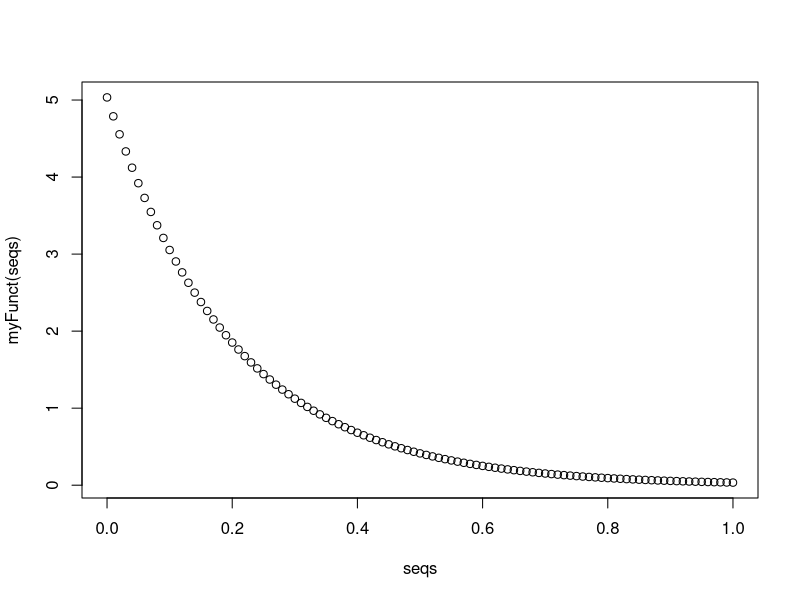
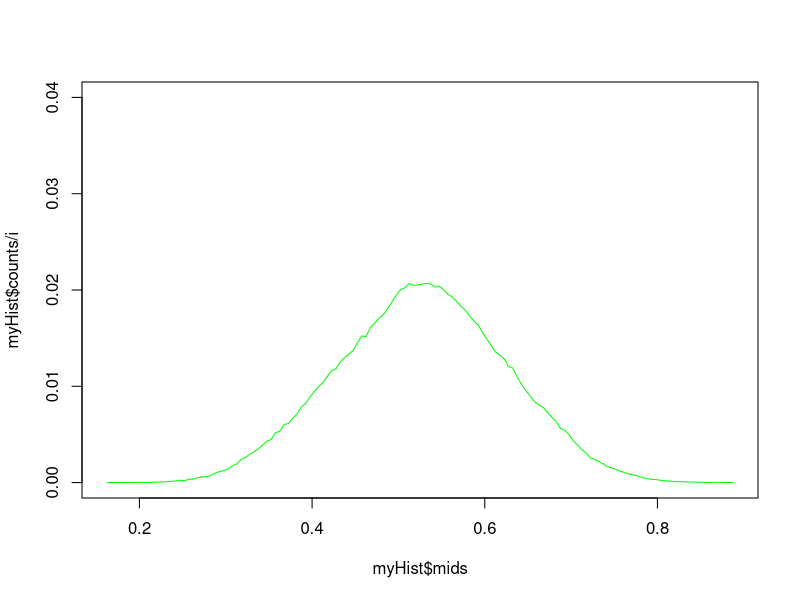
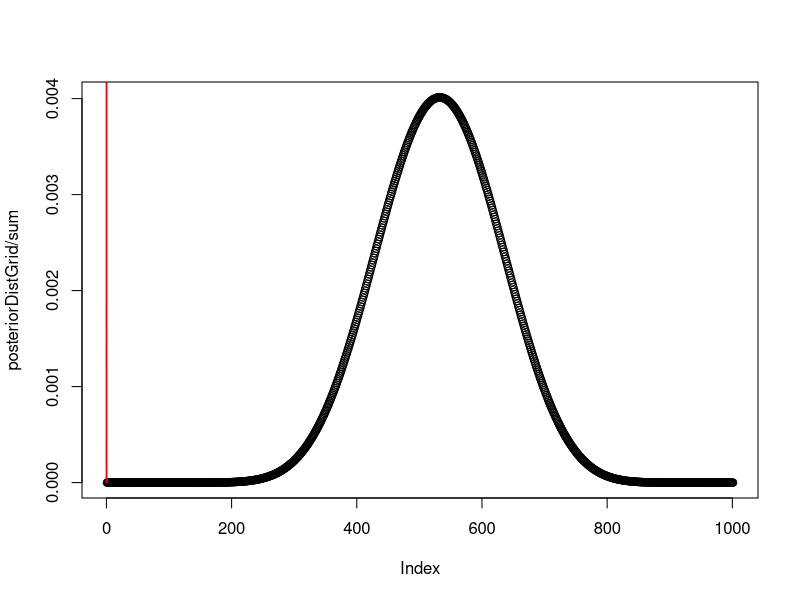

Write R code to recreate these figures, in order.
## ---- chunk 1
seqs = seq(0, 1 ,0.01)
myFunct = function(x) (dexp(x, rate=5)/0.9932621)
plot(seqs, myFunct(seqs))

## ---- chunk 2
# number of times to run
numIterations <- 500000

# metro algo vars
piOld <- 0.5
posteriorDist <- vector()
xVals <- seq(0,1,1/numIterations);
for( i in 1:numIterations )
{

  # metro post
	pOld <- dbinom( 14, 24, piOld) * (dexp(piOld, rate=5)/0.9932621)
  
	piNew <- piOld + rnorm(1, 0, sd =0.01);
	
	if( piNew > 1) 
		piNew = 1;
	
	if( piNew < 0 ) 
		piNew = 0;
		
	pNew <- dbinom( 14, 24, piNew) * (dexp(piNew, rate=5)/0.9932621)
	
	ratio <- pNew / pOld
	
	if( ratio > 1 || ratio >= runif(1) ) 
		piOld = piNew;
		
	posteriorDist[i] = piOld;	
}

# plot metro 
myHist <- hist(posteriorDist, breaks=200, plot=FALSE)
plot( myHist$mids, myHist$counts/i, ylim=c(0,0.04), col='green', type='l') 


# grid method vars
numBreaks=1000;
posteriorDistGrid <- vector(length=numBreaks)
xVals <- seq(0,1,1/numBreaks);
i <- 1;
sum <- 0;

# grid algo 
for( x in xVals )
{
	posteriorDistGrid[i] <- (dexp(x, rate=5)/0.9932621) * dbinom( 14, 24, x)
	sum = sum + posteriorDistGrid[i];
	i <- i + 1;	
}

# plot grid
plot(posteriorDistGrid/sum)
gridHist = hist(posteriorDistGrid, breaks=200, plot=FALSE)
lines( gridHist$mids, gridHist$counts)

# plot beta 
dbetasum = sum(dbeta(myHist$mids, 40+10, 40+14))
lines( myHist$mids, dbeta(myHist$mids, 40+14, 40+10)/dbetasum,col="red")
## ---- chunk 3

